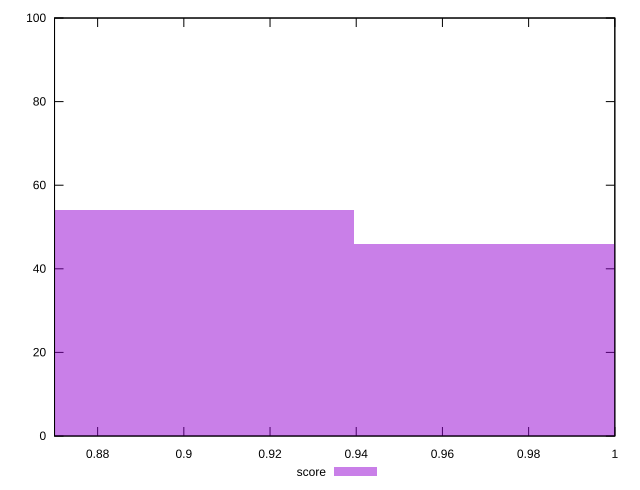

Generate this figure with gnuplot:
reset

$score <<EOF
1.0118146362851819 46
0.8672696882444417 54
EOF

set key outside below
set boxwidth 0.14454494804074028
set xrange [0.87:1]
set yrange [0:100]
set trange [0:100]
set style fill transparent solid 0.5 noborder
set terminal svg size 640, 490 enhanced background rgb 'white'
set output "report_00015_2021-02-09T16-11-33.973Z/unminified-javascript/samples/pages+cached+noadtech+nomedia+nocss/score/histogram.svg"

plot $score title "score" with boxes

reset
